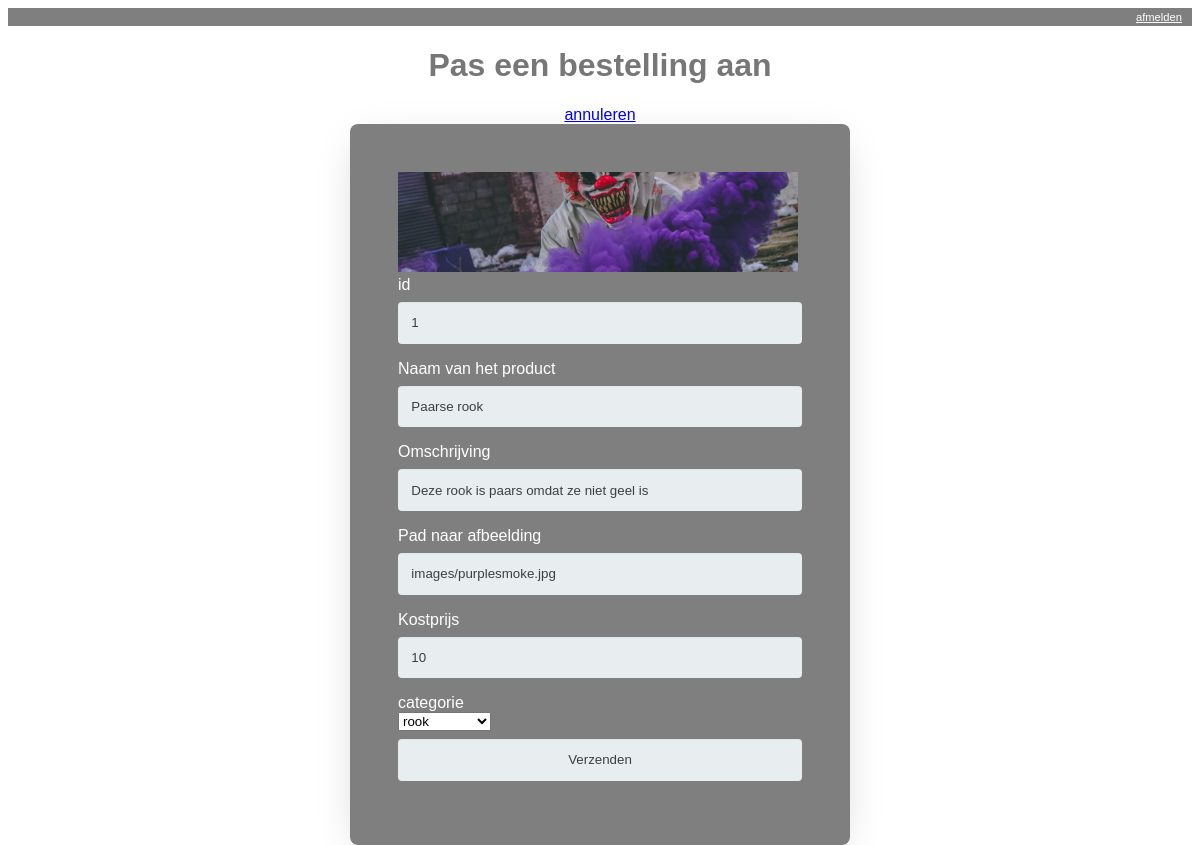
Screenshot of /update-product.php?id=1&catID=1 (signed in) with the database file from the repository.
### tables this page shows
CREATE TABLE `producten` (
  `ID` int(255) NOT NULL,
  `titel` varchar(100) NOT NULL,
  `omschrijving` varchar(1000) NOT NULL,
  `kostprijs` varchar(100) NOT NULL,
  `afbeelding` varchar(100) NOT NULL,
  `catID` int(50) NOT NULL
);

### src/database/database.php (called while the page is built, shortened)
<?php
class Database
{
    private static function getConnection()
    {
        $user = 'root';
        $pass = 'root';
        $host = 'localhost';
        $db_name = 'Halloween';
        $dsn = "mysql:host=$host;dbname=$db_name";
        $db = new PDO($dsn, $user, $pass);
        return $db;
    }
    public static function getRows($sql, $params = [], $type = null)
    {
        $conn = self::getConnection();
        $stmt = $conn->prepare($sql);
        $stmt->execute($params);
        if ($type == null) {
            $rows = $stmt->fetchAll();
        } else {
            $rows = $stmt->fetchAll(PDO::FETCH_CLASS | PDO::FETCH_PROPS_LATE, $type);
        }
        return $rows;
    }
    public static function getSingleRow($sql, $params = [], $type = null)
    {
        $conn = self::getConnection();
        $stmt = $conn->prepare($sql);
        $stmt->execute($params);
        if ($type == null) {
            $row = $stmt->fetch();
        } else {
            $stmt->setFetchMode(PDO::FETCH_CLASS | PDO::FETCH_PROPS_LATE, $type);
            $row = $stmt->fetch();
        }
        return $row;
    }
}
?>

### src/repository/halloweenrepository.php (called while the page is built, shortened)
<?php
require_once dirname(__FILE__) . "/../database/database.php";
class HalloweenRepository
{
    public static function getProductById($parID){
        $item = Database::getSingleRow("SELECT * FROM producten WHERE id=?", [$parID], "Product");
        return $item;
    }
    public static function getAllCategories(){
        $arr = Database::getRows("SELECT * FROM categorie", null, "Categorie");
        return $arr;
    }
}
?>

### update-product.php (the view, shortened to what this page needs)
<?php
require_once dirname(__FILE__) . "/src/repository/halloweenrepository.php";
$product = HalloweenRepository::getProductById($_GET['id']);
function toonCategorie(){
  $categories = HalloweenRepository::getAllCategories();
  $product = HalloweenRepository::getProductById($_GET['id']);
  foreach($categories as $categorie){
    echo "<option name='catID' value='$categorie->ID'". bepaalSelected($product->catID, $categorie->ID) .">$categorie->categorieNaam</option>";
  }
}
function bepaalSelected($productCatID, $categorieID){
  if($productCatID == $categorieID){
    return "selected";
  } else {
    return "";
  }
}
?>
<!DOCTYPE html>
<html lang="en">
<head>
	<link rel="stylesheet" href="css/screen.css" />
	<link rel="stylesheet" href="css/style.css" />
</head>
<body>
<div class="profile">
<div class="profile__attribute">
</div>
  <a class="profile__attribute profile__logout" href="logout.php">afmelden</a>
</div>
<div class="wrapper-form">
 <div class="form-title">
    <h1>Pas een bestelling aan</h1>
    <a href="index.php">annuleren</a>
</div>
    <form action="update-product-verwerk.php" method="post" class="c-order-form">
    <div class="c-row">
           <img src='<?php echo $product->afbeelding ?>' class="c-row__image">
          </div>
          <div class="c-row">
            <div class="c-row__label">id</div>
            <div class="c-row__input">
             <input type="text" name="id" id="id" readonly value="<?php echo $product->ID ?>">
            </div>
          </div>
          <div class="c-row">
            <div class="c-row__label">Naam van het product</div>
            <div class="c-row__input">
             <input type="text" name="titel" id="titel" value="<?php echo $product->titel ?>">
            </div>
          </div>
          <div class="c-row">
            <div class="c-row__label">Omschrijving</div>
            <div class="c-row__input">
             <input type="text" name="omschrijving" id="omschrijving" value="<?php echo $product->omschrijving ?>">
            </div>
          </div>  <div class="c-row">
            <div class="c-row__label">Pad naar afbeelding</div>
            <div class="c-row__input">
             <input type="text" name="afbeelding" id="afbeelding" value="<?php echo $product->afbeelding ?>">
            </div>
          </div>
          <div class="c-row">
            <div class="c-row__label">Kostprijs</div>
            <div class="c-row__input">
             <input type="text" name="kostprijs" id="kostprijs" value="<?php echo $product->kostprijs ?>">
            </div>
          </div>
          <div class="c-row">
            <div class="c-row__label">categorie</div>
            <div class="c-row__input" for="type">
             <select name="categorie" id="categorie">
               <?php toonCategorie(); ?>
             </select>
            </div>
          </div>
          <div class="c-row">
              <div class="c-row__input"><input   type="submit"  value="Verzenden" name="submit"></div>
          </div>
      </form>
      </div>
</body>
</html>

### css/screen.css (style rules this page uses)
* { box-sizing: border-box; }
body { height: 100vh; font-family: Verdana, Geneva, Tahoma, sans-serif; color: #777; }
body:before { z-index: -300; content: ""; position: fixed; top: 0; left: 0; width: 100%; height: 100%; background-image: url("../images/background.jpg"); background-size: cover; -webkit-filter: blur(1px) brightness(0.3); -moz-filter: blur(1px) brightness(0.5); -ms-filter: blur(1px) brightness(0.5); -o-filter: blur(1px) brightness(0.5); filter: blur(1px) brightness(0.3); }
.c-row__image { width: 400px; height: 100px; object-fit: cover; }
h1 { justify-content: center; align-items: center; display: flex; }
.wrapper-form { display: flex; justify-content: center; align-items: center; flex-wrap: wrap; }
.form-title { display: flex; flex: 1 0 100%; flex-direction: column; align-items: center; }
.profile { display: flex; justify-content: flex-end; max-height: 2em; margin-top: .5rem; box-shadow: 0 10px 40px -14px rgba(0, 0, 0, 0.25); background-color: rgba(0, 0, 0, 0.5); }
.profile__attribute { margin-right: 10px; align-self: center; }
.profile__logout { color: white; font-size: 70%; cursor: pointer; }
form { padding: 3em; padding-bottom: 3em; border-radius: 8px; width: 500px; box-shadow: 0 10px 40px -14px rgba(0, 0, 0, 0.25); background-color: rgba(0, 0, 0, 0.5); color: white; }
form input { color: #384047; background-color: #e8eeef; box-shadow: 0 1px 0 rgba(0, 0, 0, 0.03) inset; border: none; border-radius: 4px; padding: 1em; margin-bottom: 1.2em; width: 100%; margin-top: .5rem; }
input[type=text], input[type=password] { box-sizing: border-box; }

### rows the page displays
producten: afbeelding (picture), id "1", titel "Paarse rook", omschrijving "Deze rook is paars omdat ze niet geel is", afbeelding "images/purplesmoke.jpg", kostprijs "10"

### other values shown
form field categorie "rook"
